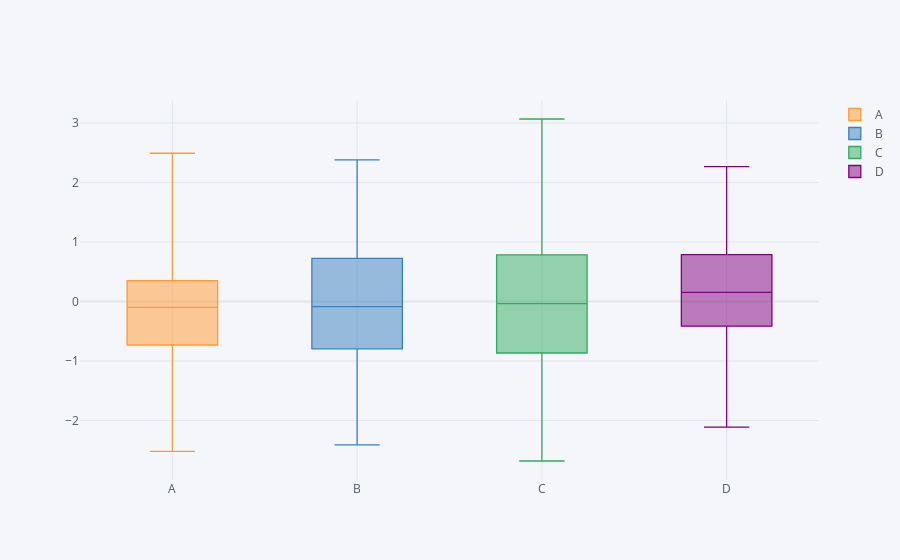

This figure's notebook cell:
### Code cell
#box plot
df.iplot(kind='box')
